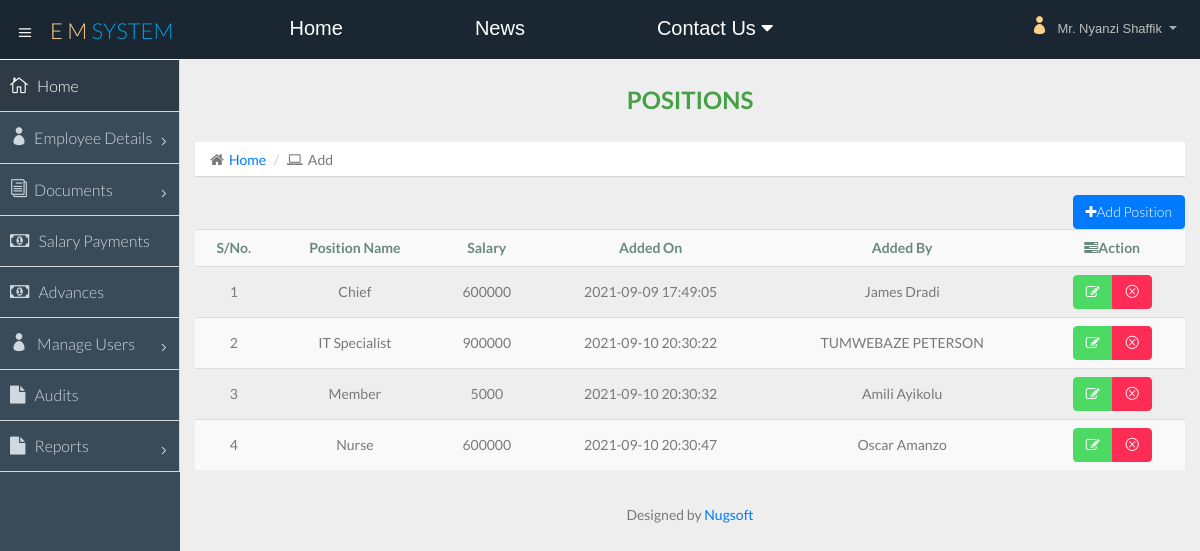
The page /position.php (signed in) on the database its author committed.
### tables this page shows
CREATE TABLE `positions` (
  `pos_id` int(11) NOT NULL,
  `pos_name` varchar(100) NOT NULL,
  `salary` varchar(100) NOT NULL,
  `added_by` varchar(100) NOT NULL,
  `added_on` timestamp NOT NULL DEFAULT current_timestamp()
);

CREATE TABLE `add_employee` (
  `id` int(11) NOT NULL,
  `name` varchar(100) NOT NULL,
  `email` varchar(100) NOT NULL,
  `phone1` varchar(100) NOT NULL,
  `phone2` varchar(100) NOT NULL,
  `address` varchar(100) NOT NULL,
  `birth` date NOT NULL,
  `nin` varchar(100) NOT NULL,
  `position` varchar(100) NOT NULL,
  `salary` varchar(100) DEFAULT '0',
  `appoint` varchar(100) NOT NULL,
  `contract` varchar(100) NOT NULL,
  `photo` varchar(100) NOT NULL,
  `nok` varchar(100) NOT NULL,
  `nokc` varchar(100) NOT NULL
);

### includes/sessions.php (called while the page is built, shortened)
<?php
$rolex=$_SESSION['role'];
?>

### position.php (the view, shortened to what this page needs)
<?php include "includes/head.php" ?>
<?php include "includes/sessions.php" ?>
<body>
  <section id="container" class="">
    <?php include "includes/nav.php" ?>
    <?php include "includes/db.php" ?>
    <?php include "includes/sidebar.php" ?>
    <section id="main-content">
      <section class="wrapper">
        <div class="row">
          <div class="col-lg-12">
            <h3 style="color:green" class="page-header text-center"><b>Positions</b></h3>
            <ol class="breadcrumb">
              <li><i class="fa fa-home"></i><a href="home.php">Home</a></li>
              <li><i class="fa fa-laptop"></i>Add</li>
            </ol>
            <?php
            if($sel['add_position']||$rolex=="0"){
          ?>
            <button type="button" class="btn btn-primary pull-right" data-toggle="modal" data-target="#add_doc" data-whatever="@mdo">
            <i class="fa fa-plus" aria-hidden="true"></i>Add Position</button><?php } ?>
          </div>
        </div>
<table class="table table-striped table-advance table-hover">
  <tr>
    <th class="text-center">S/No.</th>
    <th class="text-center">Position Name</th>
    <th class="text-center">Salary</th>
    <th class="text-center">Added On</th>
    <th class="text-center">Added By</th>
    <th class="text-center"><i class="fa fa-tasks"></i>Action</th>
  </tr>
 <?php
$query = "SELECT * FROM positions";
$number = 0;
if ($result = mysqli_query($con, $query)) {
    while ($row = mysqli_fetch_array($result)){
      $number++;
      $pos_id=$row['pos_id'];
      $nam=$row['pos_name'];
      $salary=$row['salary'];
      $on=$row['added_on'];
      $by=$row['added_by'];
      $name1 = mysqli_fetch_array(mysqli_query($con, "SELECT * FROM add_employee where id='$by'"))['name'];
?>
        <tr class="text-center">
                  <td><?php echo $number; ?></td>
                  <td><?php echo $nam; ?></td>
                  <td><?php echo $salary; ?></td>
                  <td><?php echo $on; ?></td>
                  <td><?php echo $name1; ?></td>
                  <td>
                  <div class="btn-group">
                  <?php
                    if($sel['edit_position']||$rolex=="0"){
                  ?>
                    <a class="btn btn-success" data-toggle="modal" data-target="#uppos<?php echo $pos_id; ?>" data-whatever="@mdo"><i class="fa fa-edit"></i></a><?php } ?>
                    <?php
                      if($sel['delete_position']||$rolex=="0"){
                    ?>
                    <a onclick = "confirmationDelete(this); return false;" class="btn btn-danger" href="delete/delete/delete_position.php?pos_id=<?php echo $pos_id;?>"><i class="icon_close_alt2"></i></a><?php } ?>
                  </div>
                  </td>
        </tr>
<?php
    }
}
?>
</table>
      </section>
      <?php include "includes/footer.php" ?>
    </section>
  </section>
</body>
</html>

### rows shown on the page
positions: pos_name "Chief", salary "600000", added_on "2021-09-09 17:49:05", added_by.name "James Dradi"
positions: pos_name "IT Specialist", salary "900000", added_on "2021-09-10 20:30:22", added_by.name "TUMWEBAZE PETERSON"
positions: pos_name "Member", salary "5000", added_on "2021-09-10 20:30:32", added_by.name "Amili Ayikolu"
positions: pos_name "Nurse", salary "600000", added_on "2021-09-10 20:30:47", added_by.name "Oscar Amanzo"

### other values the page prints
$fname "Mr. Nyanzi Shaffik"
